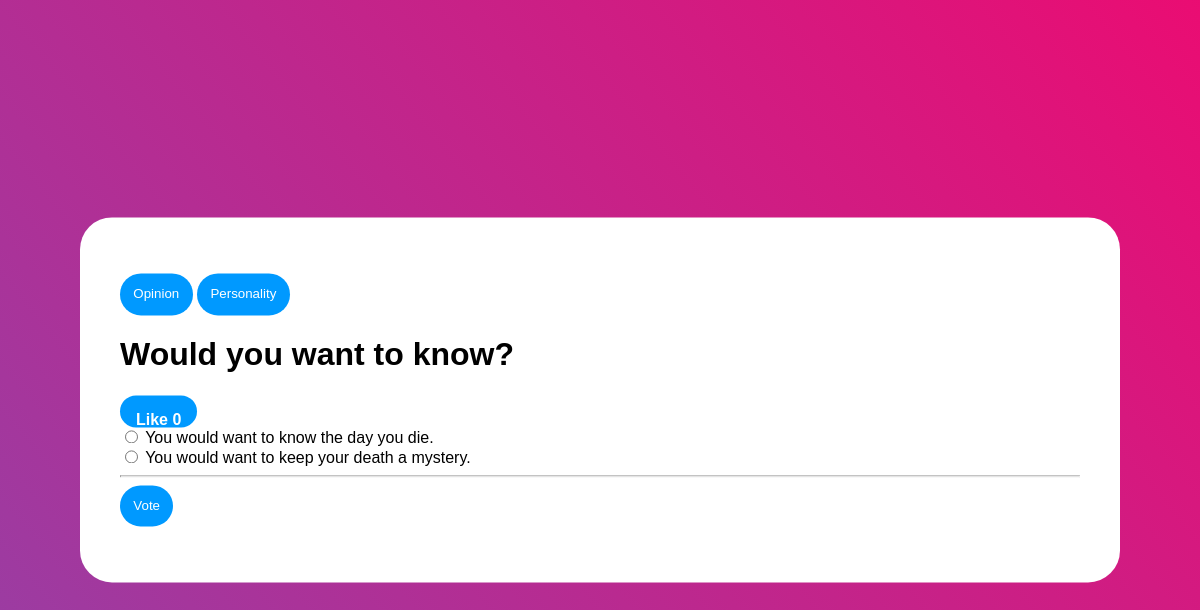
/polling/6/, run on an earlier commit of the app's database.
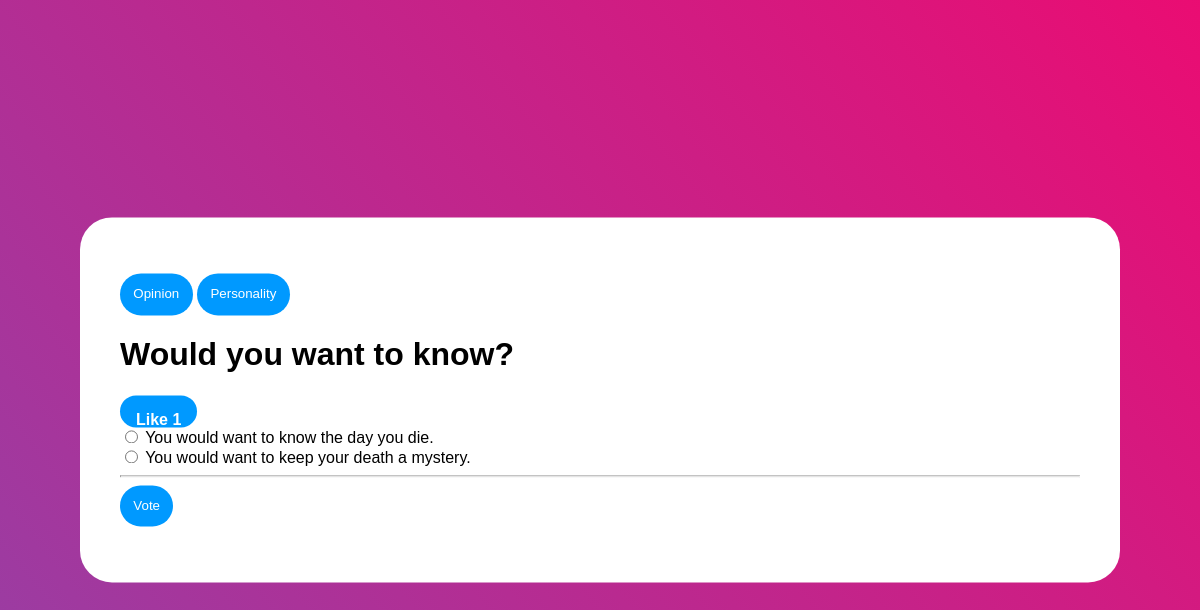
And on a later commit of the database.
### polling/models.py (models this page shows, shortened)
class Question(models.Model):
    questionText = models.CharField(max_length=250)
    publicationDate = models.DateTimeField('date published')
    likes = models.IntegerField(default=0)

### polling/views.py (the view)
# urls.py: path('<int:pk>/', views.DetailView.as_view(), name='detail'),
class DetailView(generic.DetailView):
    model = Question
    template_name = 'polling/detail.html'
    def get_queryset(self):
        return Question.objects.filter(publicationDate__lte=timezone.now())

### polling/templates/polling/detail.html (shortened to what this page needs)
{% load static %}
<link rel="stylesheet" type="text/css" href="{% static 'polling/style.css' %}">
<div class="VoteDiv">
  <form method="GET">
    <div class="TagDiv">
      {% for tag in question.tag_set.all %}
      <input type= "submit" class = "Tag" name = "Tag" value = "{{tag.tagText}}"></input>
      {% endfor %}
    </div>
  </form>
  <h1>{{ question.questionText }}</h1>
  <input type="submit" class="LikeButton" name="Like" value="Like {{question.likes}}""></input>
  <form action="{% url 'polling:vote' question.id %}" method="post">
  {% for choice in question.choice_set.all %}
      <input type="radio" name="choice" id="choice{{ forloop.counter }}" value="{{ choice.id }}">
      <label for="choice{{ forloop.counter }}">{{ choice.choiceText }}</label><br>
  {% endfor %}
  <hr></hr>
  <input type="submit" value="Vote">
  </form>
</div>

What changed in the data, as far as the page shows it:
changed Question "Would you want to know?": Like "Like 0" → "Like 1"
